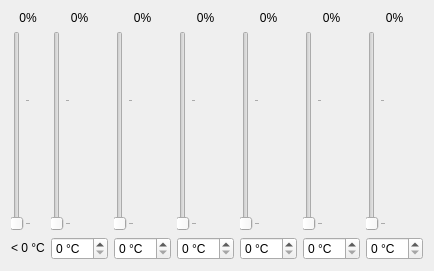
              <widget class="QWidget" name="tabWidgetPage1">
               <attribute name="title">
                <string>Fan 1 speed</string>
               </attribute>
               <layout class="QGridLayout" name="_2">
                <item row="2" column="3">
                 <widget class="QSlider" name="fan1Speed4Slider">
                  <property name="sizePolicy">
                   <sizepolicy hsizetype="Fixed" vsizetype="Expanding">
                    <horstretch>0</horstretch>
                    <verstretch>0</verstretch>
                   </sizepolicy>
                  </property>
                  <property name="minimumSize">
                   <size>
                    <width>0</width>
                    <height>200</height>
                   </size>
                  </property>
                  <property name="maximum">
                   <number>150</number>
                  </property>
                  <property name="orientation">
                   <enum>Qt::Orientation::Vertical</enum>
                  </property>
                  <property name="tickPosition">
                   <enum>QSlider::TickPosition::TicksBelow</enum>
                  </property>
                  <property name="tickInterval">
                   <number>100</number>
                  </property>
                 </widget>
                </item>
                <item row="0" column="2">
                 <widget class="QLabel" name="fan1Speed3Label">
                  <property name="sizePolicy">
                   <sizepolicy hsizetype="Expanding" vsizetype="Preferred">
                    <horstretch>0</horstretch>
                    <verstretch>0</verstretch>
                   </sizepolicy>
                  </property>
                  <property name="text">
                   <string notr="true">0%</string>
                  </property>
                  <property name="alignment">
                   <set>Qt::AlignmentFlag::AlignCenter</set>
                  </property>
                 </widget>
                </item>
                <item row="2" column="2">
                 <widget class="QSlider" name="fan1Speed3Slider">
                  <property name="sizePolicy">
                   <sizepolicy hsizetype="Fixed" vsizetype="Expanding">
                    <horstretch>0</horstretch>
                    <verstretch>0</verstretch>
                   </sizepolicy>
                  </property>
                  <property name="minimumSize">
                   <size>
                    <width>0</width>
                    <height>200</height>
                   </size>
                  </property>
                  <property name="maximum">
                   <number>150</number>
                  </property>
                  <property name="orientation">
                   <enum>Qt::Orientation::Vertical</enum>
                  </property>
                  <property name="tickPosition">
                   <enum>QSlider::TickPosition::TicksBelow</enum>
                  </property>
                  <property name="tickInterval">
                   <number>100</number>
                  </property>
                 </widget>
                </item>
                <item row="2" column="4">
                 <widget class="QSlider" name="fan1Speed5Slider">
                  <property name="sizePolicy">
                   <sizepolicy hsizetype="Fixed" vsizetype="Expanding">
                    <horstretch>0</horstretch>
                    <verstretch>0</verstretch>
                   </sizepolicy>
                  </property>
                  <property name="minimumSize">
                   <size>
                    <width>0</width>
                    <height>200</height>
                   </size>
                  </property>
                  <property name="maximum">
                   <number>150</number>
                  </property>
                  <property name="orientation">
                   <enum>Qt::Orientation::Vertical</enum>
                  </property>
                  <property name="tickPosition">
                   <enum>QSlider::TickPosition::TicksBelow</enum>
                  </property>
                  <property name="tickInterval">
                   <number>100</number>
                  </property>
                 </widget>
                </item>
                <item row="2" column="1">
                 <widget class="QSlider" name="fan1Speed2Slider">
                  <property name="sizePolicy">
                   <sizepolicy hsizetype="Fixed" vsizetype="Expanding">
                    <horstretch>0</horstretch>
                    <verstretch>0</verstretch>
                   </sizepolicy>
                  </property>
                  <property name="minimumSize">
                   <size>
                    <width>0</width>
                    <height>200</height>
                   </size>
                  </property>
                  <property name="maximum">
                   <number>150</number>
                  </property>
                  <property name="orientation">
                   <enum>Qt::Orientation::Vertical</enum>
                  </property>
                  <property name="tickPosition">
                   <enum>QSlider::TickPosition::TicksBelow</enum>
                  </property>
                  <property name="tickInterval">
                   <number>100</number>
                  </property>
                 </widget>
                </item>
                <item row="0" column="6">
                 <widget class="QLabel" name="fan1Speed7Label">
                  <property name="sizePolicy">
                   <sizepolicy hsizetype="Expanding" vsizetype="Preferred">
                    <horstretch>0</horstretch>
                    <verstretch>0</verstretch>
                   </sizepolicy>
                  </property>
                  <property name="text">
                   <string notr="true">0%</string>
                  </property>
                  <property name="alignment">
                   <set>Qt::AlignmentFlag::AlignCenter</set>
                  </property>
                 </widget>
                </item>
                <item row="0" column="5">
                 <widget class="QLabel" name="fan1Speed6Label">
                  <property name="sizePolicy">
                   <sizepolicy hsizetype="Expanding" vsizetype="Preferred">
                    <horstretch>0</horstretch>
                    <verstretch>0</verstretch>
                   </sizepolicy>
                  </property>
                  <property name="text">
                   <string notr="true">0%</string>
                  </property>
                  <property name="alignment">
                   <set>Qt::AlignmentFlag::AlignCenter</set>
                  </property>
                 </widget>
                </item>
                <item row="0" column="1">
                 <widget class="QLabel" name="fan1Speed2Label">
                  <property name="sizePolicy">
                   <sizepolicy hsizetype="Expanding" vsizetype="Preferred">
                    <horstretch>0</horstretch>
                    <verstretch>0</verstretch>
                   </sizepolicy>
                  </property>
                  <property name="text">
                   <string notr="true">0%</string>
                  </property>
                  <property name="alignment">
                   <set>Qt::AlignmentFlag::AlignCenter</set>
                  </property>
                 </widget>
                </item>
                <item row="2" column="6">
                 <widget class="QSlider" name="fan1Speed7Slider">
                  <property name="sizePolicy">
                   <sizepolicy hsizetype="Fixed" vsizetype="Expanding">
                    <horstretch>0</horstretch>
                    <verstretch>0</verstretch>
                   </sizepolicy>
                  </property>
                  <property name="minimumSize">
                   <size>
                    <width>0</width>
                    <height>200</height>
                   </size>
                  </property>
                  <property name="maximum">
                   <number>150</number>
                  </property>
                  <property name="orientation">
                   <enum>Qt::Orientation::Vertical</enum>
                  </property>
                  <property name="tickPosition">
                   <enum>QSlider::TickPosition::TicksBelow</enum>
                  </property>
                  <property name="tickInterval">
                   <number>100</number>
                  </property>
                 </widget>
                </item>
                <item row="0" column="4">
                 <widget class="QLabel" name="fan1Speed5Label">
                  <property name="sizePolicy">
                   <sizepolicy hsizetype="Expanding" vsizetype="Preferred">
                    <horstretch>0</horstretch>
                    <verstretch>0</verstretch>
                   </sizepolicy>
                  </property>
                  <property name="text">
                   <string notr="true">0%</string>
                  </property>
                  <property name="alignment">
                   <set>Qt::AlignmentFlag::AlignCenter</set>
                  </property>
                 </widget>
                </item>
                <item row="0" column="0">
                 <widget class="QLabel" name="fan1Speed1Label">
                  <property name="sizePolicy">
                   <sizepolicy hsizetype="Expanding" vsizetype="Preferred">
                    <horstretch>0</horstretch>
                    <verstretch>0</verstretch>
                   </sizepolicy>
                  </property>
                  <property name="text">
                   <string notr="true">0%</string>
                  </property>
                  <property name="alignment">
                   <set>Qt::AlignmentFlag::AlignCenter</set>
                  </property>
                 </widget>
                </item>
                <item row="2" column="0">
                 <widget class="QSlider" name="fan1Speed1Slider">
                  <property name="sizePolicy">
                   <sizepolicy hsizetype="Fixed" vsizetype="Expanding">
                    <horstretch>0</horstretch>
                    <verstretch>0</verstretch>
                   </sizepolicy>
                  </property>
                  <property name="minimumSize">
                   <size>
                    <width>0</width>
                    <height>200</height>
                   </size>
                  </property>
                  <property name="maximum">
                   <number>150</number>
                  </property>
                  <property name="orientation">
                   <enum>Qt::Orientation::Vertical</enum>
                  </property>
                  <property name="tickPosition">
                   <enum>QSlider::TickPosition::TicksBelow</enum>
                  </property>
                  <property name="tickInterval">
                   <number>100</number>
                  </property>
                 </widget>
                </item>
                <item row="0" column="3">
                 <widget class="QLabel" name="fan1Speed4Label">
                  <property name="sizePolicy">
                   <sizepolicy hsizetype="Expanding" vsizetype="Preferred">
                    <horstretch>0</horstretch>
                    <verstretch>0</verstretch>
                   </sizepolicy>
                  </property>
                  <property name="text">
                   <string notr="true">0%</string>
                  </property>
                  <property name="alignment">
                   <set>Qt::AlignmentFlag::AlignCenter</set>
                  </property>
                 </widget>
                </item>
                <item row="2" column="5">
                 <widget class="QSlider" name="fan1Speed6Slider">
                  <property name="sizePolicy">
                   <sizepolicy hsizetype="Fixed" vsizetype="Expanding">
                    <horstretch>0</horstretch>
                    <verstretch>0</verstretch>
                   </sizepolicy>
                  </property>
                  <property name="minimumSize">
                   <size>
                    <width>0</width>
                    <height>200</height>
                   </size>
                  </property>
                  <property name="maximum">
                   <number>150</number>
                  </property>
                  <property name="orientation">
                   <enum>Qt::Orientation::Vertical</enum>
                  </property>
                  <property name="tickPosition">
                   <enum>QSlider::TickPosition::TicksBelow</enum>
                  </property>
                  <property name="tickInterval">
                   <number>100</number>
                  </property>
                 </widget>
                </item>
                <item row="3" column="0">
                 <widget class="QLabel" name="fan1Speed1TempLabel">
                  <property name="text">
                   <string notr="true">&lt; 0 °C</string>
                  </property>
                  <property name="alignment">
                   <set>Qt::AlignmentFlag::AlignCenter</set>
                  </property>
                 </widget>
                </item>
                <item row="3" column="1">
                 <widget class="QSpinBox" name="fan1Speed2TempSpinBox">
                  <property name="maximumSize">
                   <size>
                    <width>62</width>
                    <height>16777215</height>
                   </size>
                  </property>
                  <property name="suffix">
                   <string notr="true"> °C</string>
                  </property>
                 </widget>
                </item>
                <item row="3" column="2">
                 <widget class="QSpinBox" name="fan1Speed3TempSpinBox">
                  <property name="maximumSize">
                   <size>
                    <width>62</width>
                    <height>16777215</height>
                   </size>
                  </property>
                  <property name="suffix">
                   <string notr="true"> °C</string>
                  </property>
                 </widget>
                </item>
                <item row="3" column="3">
                 <widget class="QSpinBox" name="fan1Speed4TempSpinBox">
                  <property name="maximumSize">
                   <size>
                    <width>62</width>
                    <height>16777215</height>
                   </size>
                  </property>
                  <property name="suffix">
                   <string notr="true"> °C</string>
                  </property>
                 </widget>
                </item>
                <item row="3" column="4">
                 <widget class="QSpinBox" name="fan1Speed5TempSpinBox">
                  <property name="maximumSize">
                   <size>
                    <width>62</width>
                    <height>16777215</height>
                   </size>
                  </property>
                  <property name="suffix">
                   <string notr="true"> °C</string>
                  </property>
                 </widget>
                </item>
                <item row="3" column="5">
                 <widget class="QSpinBox" name="fan1Speed6TempSpinBox">
                  <property name="maximumSize">
                   <size>
                    <width>62</width>
                    <height>16777215</height>
                   </size>
                  </property>
                  <property name="suffix">
                   <string notr="true"> °C</string>
                  </property>
                 </widget>
                </item>
                <item row="3" column="6">
                 <widget class="QSpinBox" name="fan1Speed7TempSpinBox">
                  <property name="maximumSize">
                   <size>
                    <width>62</width>
                    <height>16777215</height>
                   </size>
                  </property>
                  <property name="suffix">
                   <string notr="true"> °C</string>
                  </property>
                 </widget>
                </item>
               </layout>
              </widget>
